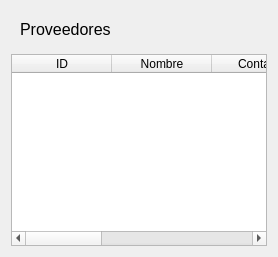
                <widget class="QWidget" name="tbProvider_4">
                 <layout class="QVBoxLayout" name="verticalLayout_13">
                  <item>
                   <widget class="QWidget" name="widget_14" native="true">
                    <layout class="QHBoxLayout" name="horizontalLayout_15">
                     <item>
                      <widget class="QLabel" name="label_10">
                       <property name="font">
                        <font>
                         <pointsize>12</pointsize>
                        </font>
                       </property>
                       <property name="text">
                        <string>Proveedores</string>
                       </property>
                      </widget>
                     </item>
                    </layout>
                   </widget>
                  </item>
                  <item>
                   <widget class="QTableWidget" name="tableProvider_4">
                    <property name="selectionBehavior">
                     <enum>QAbstractItemView::SelectionBehavior::SelectRows</enum>
                    </property>
                    <attribute name="horizontalHeaderStretchLastSection">
                     <bool>true</bool>
                    </attribute>
                    <column>
                     <property name="text">
                      <string>ID</string>
                     </property>
                    </column>
                    <column>
                     <property name="text">
                      <string>Nombre</string>
                     </property>
                    </column>
                    <column>
                     <property name="text">
                      <string>Contacto</string>
                     </property>
                    </column>
                    <column>
                     <property name="text">
                      <string>Telefono</string>
                     </property>
                    </column>
                    <column>
                     <property name="text">
                      <string>Email</string>
                     </property>
                    </column>
                    <column>
                     <property name="text">
                      <string>Direccion</string>
                     </property>
                    </column>
                   </widget>
                  </item>
                 </layout>
                </widget>
